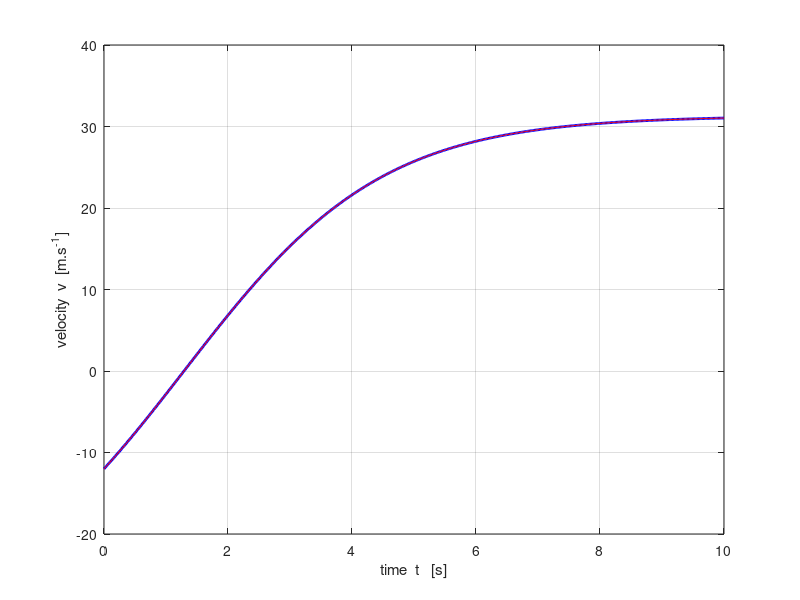
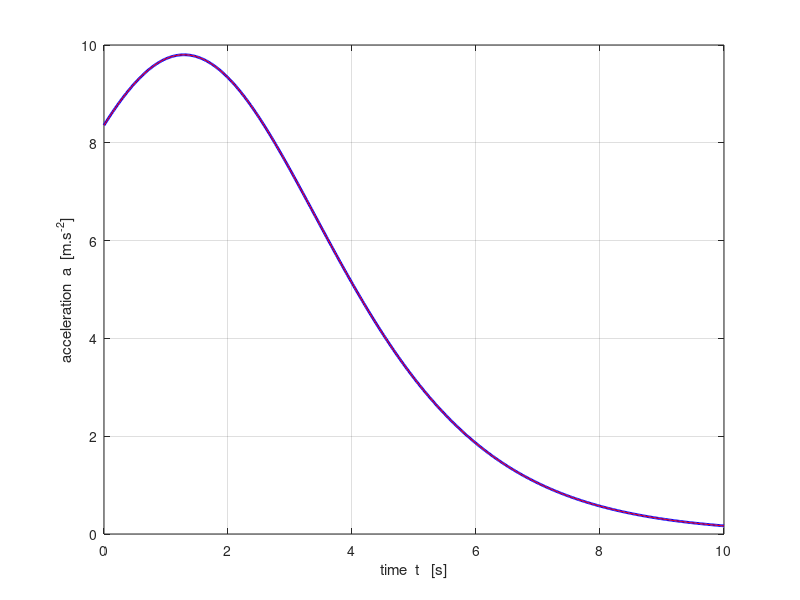
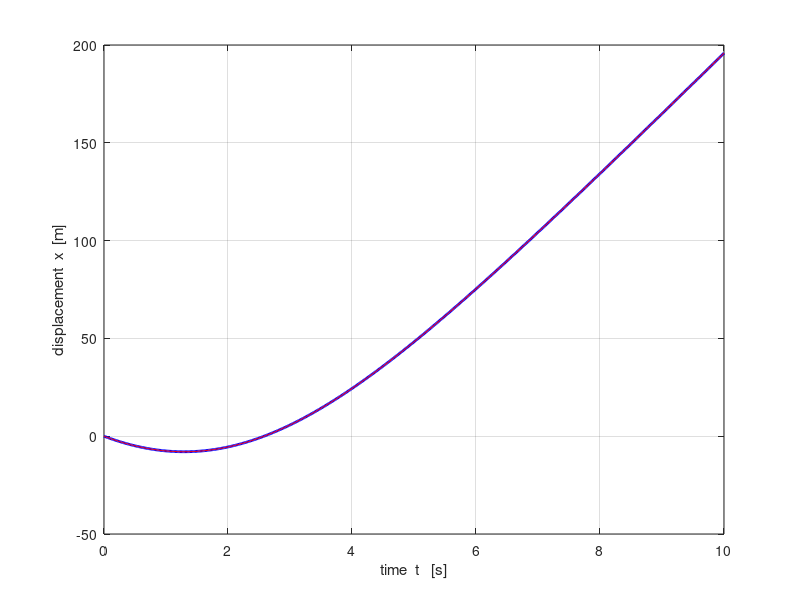
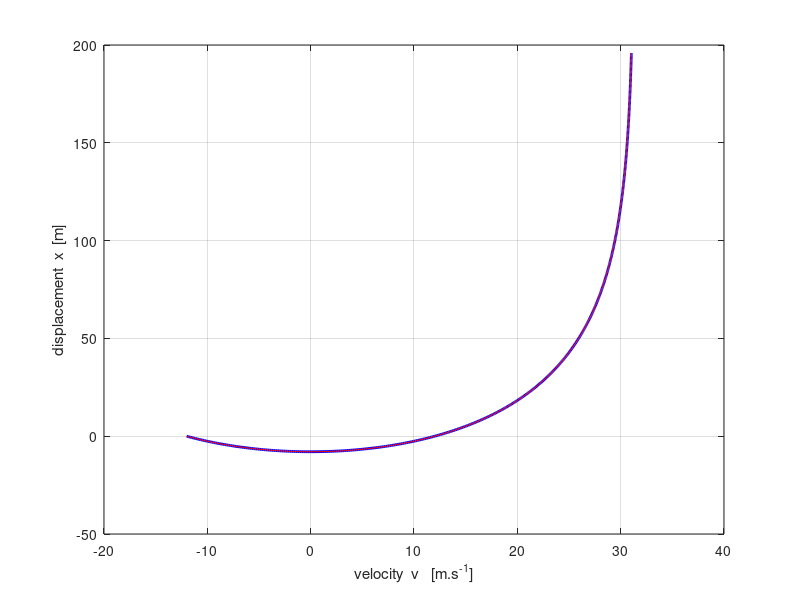

Write the MATLAB code that produced these figures, in order.
% mec_mg_fr_v2.m

% 21 apr 2015
% Ian Cooper   School of Physics   University of Sydney
% cooper@physics.usyd.edu.au
% http://www.physics.usyd.edu.au/teach_res/mp/mphome.htm

clear all
close all
clc

m = 1e-2;
b = 1e-4;                 % alpha
v0 = -12;
g = 9.8;

tMin = 0;
tMax = 10;
N = 500;

vT = sqrt(m*g/b);
t = linspace(tMin,tMax,N);
dt = t(2)-t(1);
x = zeros(N,1);
v = zeros(N,1);
a = zeros(N,1);
x(1) = 0;
v(1) = v0;
a(1) = g - (b/m) * v(1)^2;
v(2) = v(1) + a(1) * dt;
a(2) = g - (b/m) * v(2)^2;
v(2) = v(1) + 0.5 *(a(1)+a(2)) * dt;

x(2) = 0.5*(v(1)+v(2))*dt + 0.5*0.5*(a(1)+a(2))*dt^2;



for k = 1 : N-2
    v(k+2) = v(k) + 2*dt * (g - (b/m) * v(k+1)^2);
end

 for k = 1 : N-2
     x(k+2) = x(k) + 2*dt * v(k+1);
 end

a = g - (b/m) .* v.^2;


% ANALYTICAL ==============================================================

%K1 = exp( -sqrt(4*b*g) .*t );  
K1 = exp( -(2*g/vT) .*t );  
vA = (v0+vT) + (v0-vT) .* K1;
vA = vA ./ ((v0+vT) - (v0-vT) .* K1);
vA = vA .* vT;

xA = (vT^2/(2*g)) .* log((vT^2 - v0.^2)./(vT^2 - v.^2));
aA = g - (b/m) .* vA.^2;

% GRAPHICS ================================================================

figure(1)
col = 'b';
fs = 9;
set(gcf,'units','normalized','position',[0.2 0.2 0.18 0.22]);
tx = 'time  t   [s]';
ty = 'velocity  v  [m.s^{-1}]';
xP = t; yP = v;

Xrange = [0 1.0 * max(xP)];
Yrange = [0 1.1 * max(yP)];
Xrange = [0 1.0 * 2];
Yrange = [0 1.1 * 10];
   plot(xP,yP,col,'lineWidth',2)
hold on
yP = vA;
   plot(xP,yP,'r')
grid on
xlabel(tx); ylabel(ty);
%set(gca,'Xlim',Xrange);
%set(gca,'Ylim',Yrange);

figure(2)
fs = 9;
set(gcf,'units','normalized','position',[0.4 0.2 0.18 0.22]);
tx = 'time  t   [s]';
ty = 'acceleration  a  [m.s^{-2}]';
xP = t; yP = a;

Xrange = [0 1.0 * max(xP)];
Yrange = [-1.1*max(yP) 1.1 * max(yP)];
Xrange = [0 1.0 * 2];
Yrange = [-1.1*10 1.1 * 10];
   plot(xP,yP,col','lineWidth',2)
hold on
yP = aA;
    plot(xP,yP,'r')
grid on
xlabel(tx); ylabel(ty);
%set(gca,'Xlim',Xrange);
%set(gca,'Ylim',Yrange);

figure(3)
fs = 9;
set(gcf,'units','normalized','position',[0.6 0.2 0.18 0.22]);
tx = 'time  t   [s]';
ty = 'displacement  x  [m]';
xP = t; yP = x;

Xrange = [0 1.0 * max(xP)];
Yrange = [0 1.1 * max(yP)];
Xrange = [0 1.0 * 2];
Yrange = [-20 1.1 * 40];
   plot(xP,yP,col','lineWidth',2)
hold on
yP = xA;
     plot(xP,yP,'r')
grid on
xlabel(tx); ylabel(ty);
%set(gca,'Xlim',Xrange);
%set(gca,'Ylim',Yrange);
 
figure(4)
fs = 9;
set(gcf,'units','normalized','position',[0.8 0.2 0.18 0.22]);
tx = 'velocity  v   [m.s^{-1}]';
ty = 'displacement  x  [m]';
xP = v; yP = x;

Xrange = [0 1.0 * max(xP)];
Yrange = [0 1.1 * max(yP)];
Xrange = [0 1.0 * 2];
Yrange = [0 1.1 * 10];
   plot(xP,yP,col','lineWidth',2)
hold on
 yP = xA;
     plot(xP,yP,'r')
grid on
xlabel(tx); ylabel(ty);
%set(gca,'Xlim',Xrange);
%set(gca,'Ylim',Yrange);
